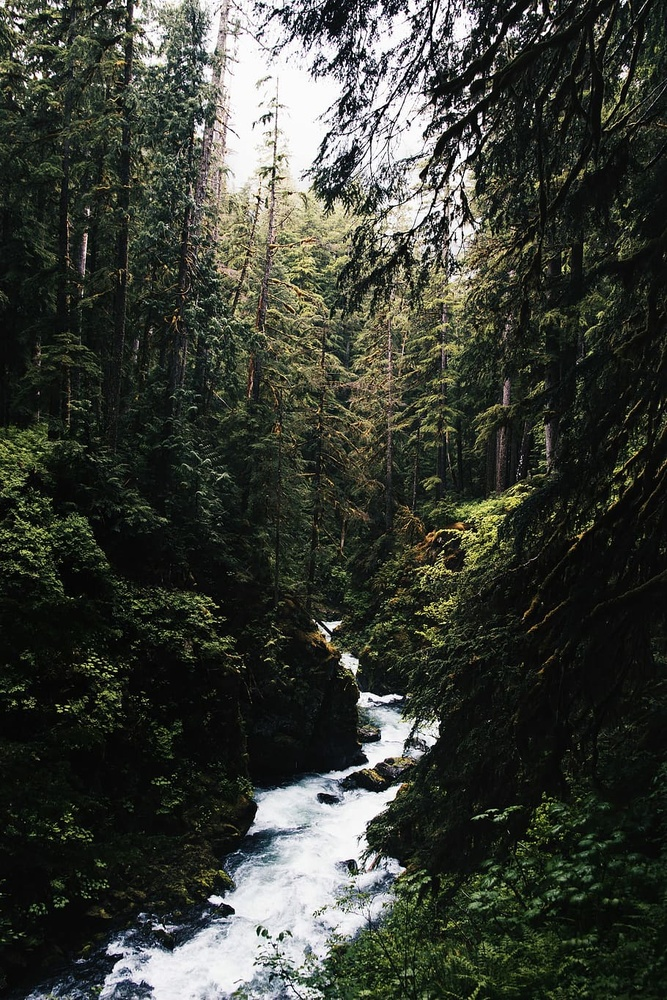
#> input picture data/raw/images/river-wild-adventure-contrast.jpg, 667 x 1000 px, shrunk from 910 x 1365 before the run, found by its file name; its folder holds only this picture in this run
$ python image_metadata.py   (older library calls are emulated)
#> lines starting #> are read from the running program, lines starting #| are printed output that depends on the picture
import csv
import hashlib
import logging
import os

import cv2


# ---------------------------------------------------------------------------
# Logging configuration
# ---------------------------------------------------------------------------

# Configure structured logging so that image-processing progress,
# warnings, and errors are clearly visible during pipeline execution.
logging.basicConfig(
    level=logging.INFO,
    format="%(asctime)s | %(levelname)s | %(name)s | %(message)s"
)

logger = logging.getLogger(__name__)


# ---------------------------------------------------------------------------
# Pipeline configuration
# ---------------------------------------------------------------------------

# Directory containing the raw image dataset.
IMAGE_FOLDER = "data/raw/images"

# Output CSV containing the extracted image metadata.
OUTPUT_PATH = "data/processed/image_metadata.csv"

# Quality-check thresholds.
DARK_BRIGHTNESS_THRESHOLD = 40
BRIGHT_BRIGHTNESS_THRESHOLD = 200
BLUR_THRESHOLD = 100


def get_sha256(file_path):
    """
    Calculate the SHA-256 hash of a file.

    The hash provides a unique content-based identifier that can be used
    later to detect duplicate images.
    """

    with open(file_path, "rb") as file:
        return hashlib.sha256(file.read()).hexdigest()


def extract_image_metadata(file_path):
    """
    Extract metadata and quality measurements from an image.

    The function extracts dimensions, file size, SHA-256 hash,
    brightness, and blur information. Images that OpenCV cannot read
    are marked as corrupted.
    """

    logger.info(
        "Reading image: %s",
        file_path
    )

    # -----------------------------------------------------------------------
    # Step 1: Read the image
    # -----------------------------------------------------------------------

    image = cv2.imread(file_path)
#> image is the input picture: shape (1000, 667, 3); mean B, G, R 53.8, 61.6, 58.3

    # OpenCV returns None when the file cannot be decoded as an image.
    if image is None:
        logger.warning(
            "Failed to read image: %s",
            file_path
        )

        return {
            "file_path": file_path,
            "is_corrupted": True,
            "error": (
                "Failed to read image. "
                "The file may be corrupted or not an image."
            ),
        }

    # -----------------------------------------------------------------------
    # Step 2: Extract basic image metadata
    # -----------------------------------------------------------------------

    height, width, channels = image.shape
#> height = 1000; width = 667; channels = 3

    file_size_bytes = os.path.getsize(file_path)
    file_hash = get_sha256(file_path)

    # -----------------------------------------------------------------------
    # Step 3: Convert the image to grayscale
    # -----------------------------------------------------------------------

    # Grayscale simplifies the brightness and blur calculations because
    # only one intensity channel needs to be analysed.
    grey_image = cv2.cvtColor(
        image,
        cv2.COLOR_BGR2GRAY
    )
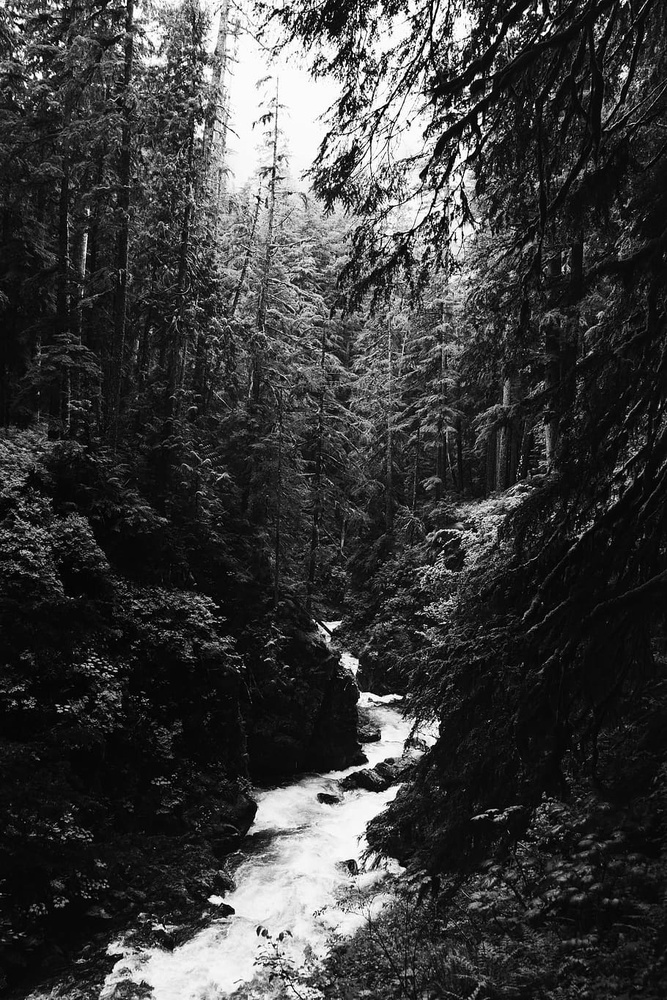
#> grey_image: shape (1000, 667); min 0, max 255, mean 59.7

    # -----------------------------------------------------------------------
    # Step 4: Calculate image brightness
    # -----------------------------------------------------------------------

    # Mean grayscale intensity provides a simple estimate of the overall
    # brightness of the image.
    brightness = float(
        grey_image.mean()
    )
#> brightness = 59.74

    if brightness < DARK_BRIGHTNESS_THRESHOLD:
        brightness_warning = (
            "Warning: The image is very dark."
        )

        logger.warning(
            "Dark image detected: %s | Brightness: %.2f",
            file_path,
            brightness
        )

    elif brightness > BRIGHT_BRIGHTNESS_THRESHOLD:
        brightness_warning = (
            "Warning: The image is very bright."
        )

        logger.warning(
            "Bright image detected: %s | Brightness: %.2f",
            file_path,
            brightness
        )

    else:
        brightness_warning = "Normal"

    # -----------------------------------------------------------------------
    # Step 5: Calculate image blur score
    # -----------------------------------------------------------------------

    # Variance of the Laplacian is used as a simple sharpness metric.
    # Lower values generally indicate a blurrier image.
    blur_score = float(
        cv2.Laplacian(
            grey_image,
            cv2.CV_64F
        ).var()
    )
#> blur_score = 6874.2

    if blur_score < BLUR_THRESHOLD:
        blur_warning = (
            "Warning: The image is blurry."
        )

        logger.warning(
            "Blurry image detected: %s | Blur score: %.2f",
            file_path,
            blur_score
        )

    else:
        blur_warning = "Normal"

    # -----------------------------------------------------------------------
    # Step 6: Return structured metadata
    # -----------------------------------------------------------------------

    logger.info(
        "Image processed successfully: %s | "
        "Dimensions: %dx%d | "
        "Brightness: %.2f | "
        "Blur score: %.2f",
        file_path,
        width,
        height,
        brightness,
        blur_score
    )

    return {
        "file_path": file_path,
        "is_corrupted": False,
        "error": None,
        "width": width,
        "height": height,
        "channels": channels,
        "file_size_bytes": file_size_bytes,
        "sha256": file_hash,
        "brightness": brightness,
        "blur_score": blur_score,
        "brightness_warning": brightness_warning,
        "blur_warning": blur_warning,
    }


def process_image_folder():
    """
    Process all files in the raw image directory.

    Metadata for each image is collected and written to the processed
    image metadata CSV file.
    """

    logger.info(
        "Starting image metadata extraction."
    )

    logger.info(
        "Image directory: %s",
        IMAGE_FOLDER
    )

    all_metadata = []

    # -----------------------------------------------------------------------
    # Step 1: Process every file in the raw image directory
    # -----------------------------------------------------------------------

    try:
        filenames = os.listdir(IMAGE_FOLDER)

    except FileNotFoundError:
        logger.error(
            "Image directory was not found: %s",
            IMAGE_FOLDER
        )

        return

    logger.info(
        "Found %d file(s) to process.",
        len(filenames)
    )

    for filename in filenames:
        file_path = os.path.join(
            IMAGE_FOLDER,
            filename
        )

        try:
            metadata = extract_image_metadata(
                file_path
            )
#> metadata = 12 items

            all_metadata.append(metadata)

        except (OSError, cv2.error) as error:
            logger.exception(
                "Failed to process %s: %s",
                file_path,
                error
            )

    logger.info(
        "Total images processed: %d",
        len(all_metadata)
    )

    # -----------------------------------------------------------------------
    # Step 2: Write extracted metadata to CSV
    # -----------------------------------------------------------------------

    if not all_metadata:
        logger.warning(
            "No image metadata was generated. "
            "CSV file will not be written."
        )

        return

    fieldnames = [
        "file_path",
        "is_corrupted",
        "error",
        "width",
        "height",
        "channels",
        "file_size_bytes",
        "sha256",
        "brightness",
        "blur_score",
        "brightness_warning",
        "blur_warning",
    ]

    try:
        # Ensure the processed-data directory exists before writing.
        os.makedirs(
            os.path.dirname(OUTPUT_PATH),
            exist_ok=True
        )

        with open(
            OUTPUT_PATH,
            "w",
            newline=""
        ) as csvfile:
            writer = csv.DictWriter(
                csvfile,
                fieldnames=fieldnames,
                extrasaction="ignore"
            )

            writer.writeheader()
            writer.writerows(all_metadata)

        logger.info(
            "Image metadata saved successfully to %s.",
            OUTPUT_PATH
        )

    except OSError as error:
        logger.exception(
            "Failed to write image metadata CSV: %s",
            error
        )

        return

    # -----------------------------------------------------------------------
    # Step 3: Report pipeline completion
    # -----------------------------------------------------------------------

    corrupted_count = sum(
        metadata.get("is_corrupted", False)
        for metadata in all_metadata
    )
#> corrupted_count = 0

    logger.info(
        "Image metadata extraction completed | "
        "Processed: %d | Corrupted: %d | Valid: %d",
        len(all_metadata),
        corrupted_count,
        len(all_metadata) - corrupted_count
    )


if __name__ == "__main__":
    process_image_folder()
